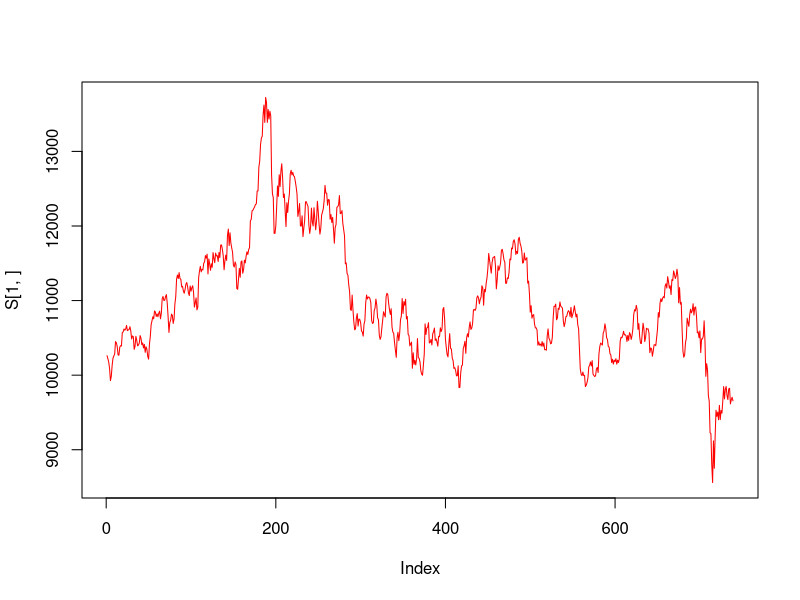
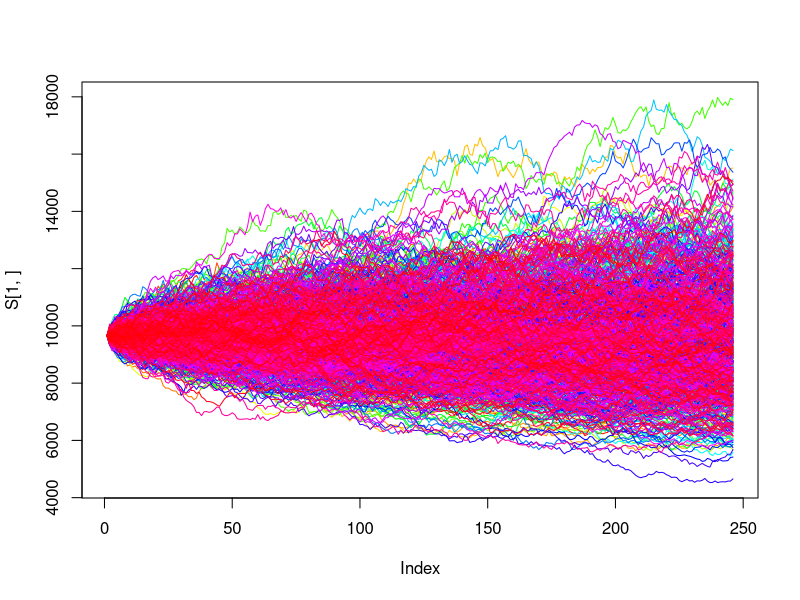
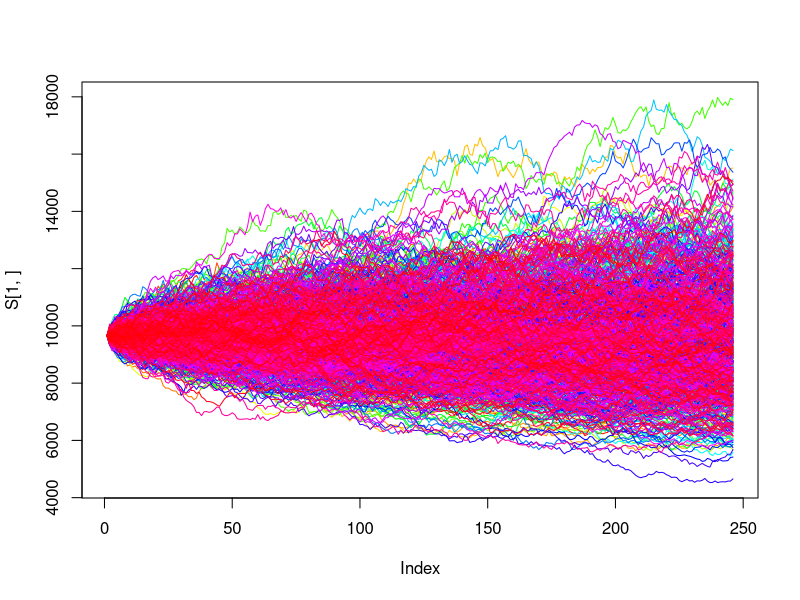

These figures' R source, in order:
## ---- chunk 1
HSCE<-read.csv("HSCE.csv",header=TRUE) 
HSCEprices<-as.numeric(as.vector(HSCE$Adj.Close))
HSCEprices<-HSCEprices[!any(is.na(HSCEprices))]

n0=length(HSCEprices)
HSCElogprices<-log(HSCEprices)
HSCElogreturns<-HSCElogprices[2:n0]-HSCElogprices[1:(n0-1)]
## ---- chunk 2
#time frame:
#According to my research,
#there are 245 trading days from the end of 26 April 2020 to end of 26 April 2021.

# set 26 April 2020 as present day

S0=HSCEprices[n0] #current price
K_strike = 11638.18 # initial level, or strike price
dt=1/252 # frequency: one day

T_remain = 245*dt # time to maturity 


#define the visualization
Visualize<-function(S){
  # endindex=ncol(S)
  minS=min(S);maxS=max(S) # the y-limits of the plot
  noS<-nrow(S)
  cl<-rainbow(noS) # vector of rainbow colors
  plot(S[1,],type="l",ylim=c(minS,maxS),col=cl[1])
  if(noS>1){
    for(i in 2:noS){
      lines(S[i,],col=cl[i])
    }
  }
}
# try visualize the history data
Histdata<-matrix(rep(HSCEprices,1),ncol=n0,byrow=T);
Visualize(Histdata)

# define the simulation function 
SimGBMsde<-function(Nsim,S0,mu,sigma,Deltat,T_remain){
  m=T_remain/Deltat # number of periods
  S=matrix(S0,nrow=Nsim,ncol=m+1)
  for(i in 1:Nsim){
    Z<-rnorm(m)
    for(j in 2:(m+1)){
       # S[i,j]=S[i,j-1]+S[i,j-1]*(mu*Deltat+sigma*sqrt(Deltat)*Z[j-1])
       S[i,j]=S[i,j-1]*exp(v*Deltat+sigma*sqrt(Deltat)*Z[j-1])
    }
  }
  S
}
## ---- chunk 3
NotePayoff<-function(Spath, Denom=1000,K= K_strike){
  T = length(Spath) #the final date of simulation
  ST <- Spath[T]
  S_max_T <- max(Spath)
  payoff <- ifelse(S_max_T >= 1.3*K, 1.05 * Denom, Denom* max(ST/K ,1))
  payoff
}
## ---- chunk 4
set.seed(2304343)
v=mean(HSCElogreturns)/dt
sigma=sd(HSCElogreturns)/sqrt(dt)
mu = v+ sigma^2/2
#Here we use 1000 simulation as a demo just for visualization
Nsim=1000
SimHSCE<-SimGBMsde(Nsim,S0,mu,sigma,dt,T_remain);
Visualize(SimHSCE)
## ---- chunk 5
set.seed(2304343)
r=0.0017
S0=HSCEprices[n0]
#Here we use 1000 simulation as a demo just for visualization
Nsim=1000
# sigma is the same as previous one
SimHSCE<-SimGBMsde(Nsim,S0,r,sigma,dt,T_remain)
Visualize(SimHSCE)
## ---- chunk 6
set.seed(2304343)
Nsim = 70000
SimHSCE<-SimGBMsde(Nsim,S0,r,sigma,dt,T_remain);

S_max_T <- apply(SimHSCE, 1, max)
S_T <- SimHSCE[, ncol(SimHSCE)]
scenarios <- vector("integer", length = length(S_max_T))
for (i in 1:length(S_max_T)) {
    if (S_max_T[i] >= 1.3 * K_strike) {
       scenarios[i] <- 1
  } else if (S_max_T[i] < 1.3 * K_strike && S_T[i] / K_strike > 1) {
       scenarios[i] <- 2
  } else {
       scenarios[i] <- 3
  }
}

P_1 = sum(scenarios == 1)/Nsim;cat("probabilities of the scenario 1 is:",P_1,"\n")
P_2 = sum(scenarios == 2)/Nsim;cat("probabilities of the scenario 2 is:",P_2,"\n")
P_3 = sum(scenarios == 3)/Nsim;cat("probabilities of the scenario 3 is:",P_3,"\n")
## ---- chunk 7
set.seed(2304343)
Nsim=70000;
SimHSCE <- SimGBMsde(Nsim,S0,r,sigma,dt,T_remain)
SimNotes<- exp(-r*T_remain)*apply(SimHSCE,1,NotePayoff)
NoteValue=mean(SimNotes); NoteValueVar=var(SimNotes)/Nsim
cat("Noteprice is",NoteValue,"\n")
cat("95% confidence interval of price is",NoteValue-1.96*sqrt(NoteValueVar),NoteValue+1.96*sqrt(NoteValueVar))
## ---- chunk 8
set.seed(2304343)
SimGBM_greek<-function(Nsim,S0,mu,sigma,Deltat,T_remain,h){
  m=T/Deltat # number of periods
  Splush=matrix(S0+h,nrow=Nsim,ncol=m+1)
  S=matrix(S0,nrow=Nsim,ncol=m+1)
  Sminush=matrix(S0-h,nrow=Nsim,ncol=m+1)
  v= mu- (sigma^2)/2
  for(i in 1:Nsim){
    Z<-rnorm(m)
    for(j in 2:(m+1)){
      Splush[i,j]=Splush[i,j-1]*exp(v*Deltat+sigma*sqrt(Deltat)*Z[j-1])
      S[i,j]=S[i,j-1]*exp(v*Deltat+sigma*sqrt(Deltat)*Z[j-1])
      Sminush[i,j]=Sminush[i,j-1]*exp(v*Deltat+sigma*sqrt(Deltat)*Z[j-1])
    }
  }
  list(Splush=Splush,S=S,Sminush=Sminush)
}

h=S0*0.001
Nsim=10000
SimHSI<-SimGBM_greek(Nsim,S0,mu,sigma,dt,T_remain,h)
SimHSISplush<-SimHSI$Splush
SimHSIS<-SimHSI$S
SimHSISminush<-SimHSI$Sminush
SimNotesplush<-apply(SimHSISplush,1,NotePayoff)
SimNotes<-apply(SimHSIS,1,NotePayoff)
SimNotesminush<-apply(SimHSISminush,1,NotePayoff)
NoteValueplush=exp(-r*T_remain)*mean(SimNotesplush)
NoteValue=exp(-r*T_remain)*mean(SimNotes)
NoteValueminush=exp(-r*T_remain)*mean(SimNotesminush)

NoteDelta=(NoteValueplush-NoteValueminush)/(2*h); NoteDelta
NoteGamma=(NoteValueplush-2*NoteValue+NoteValueminush)/(h^2); NoteGamma
